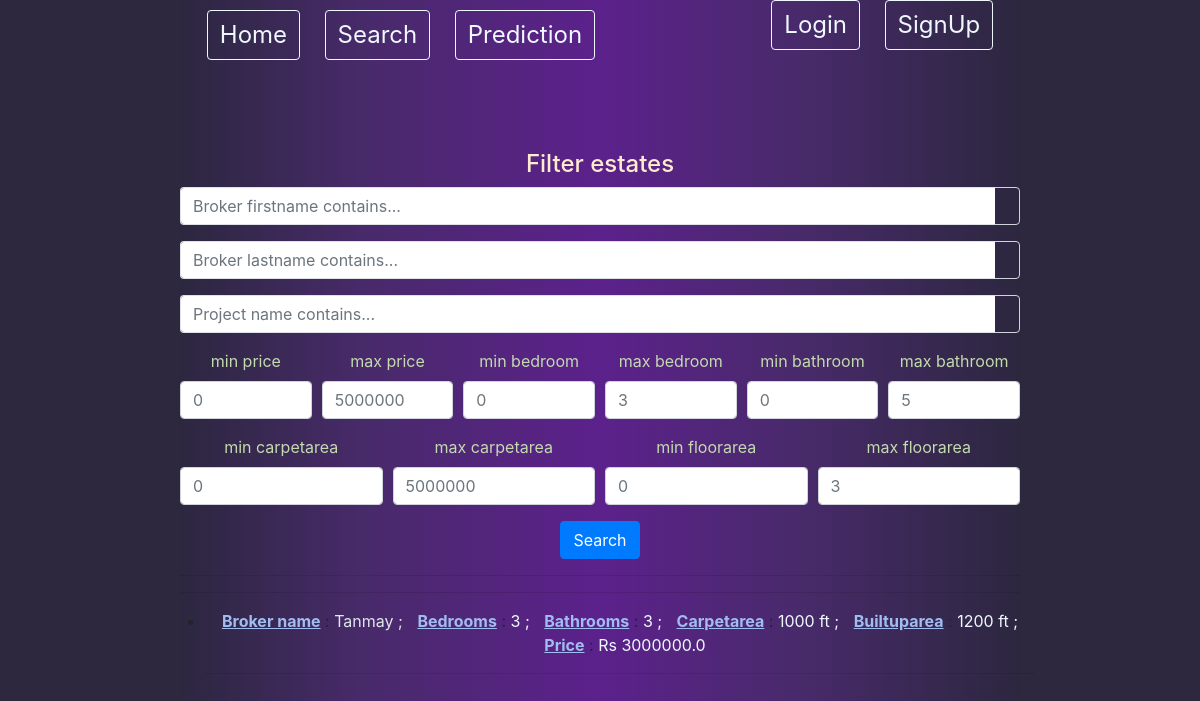
/search/, run on an earlier commit of the app's database.
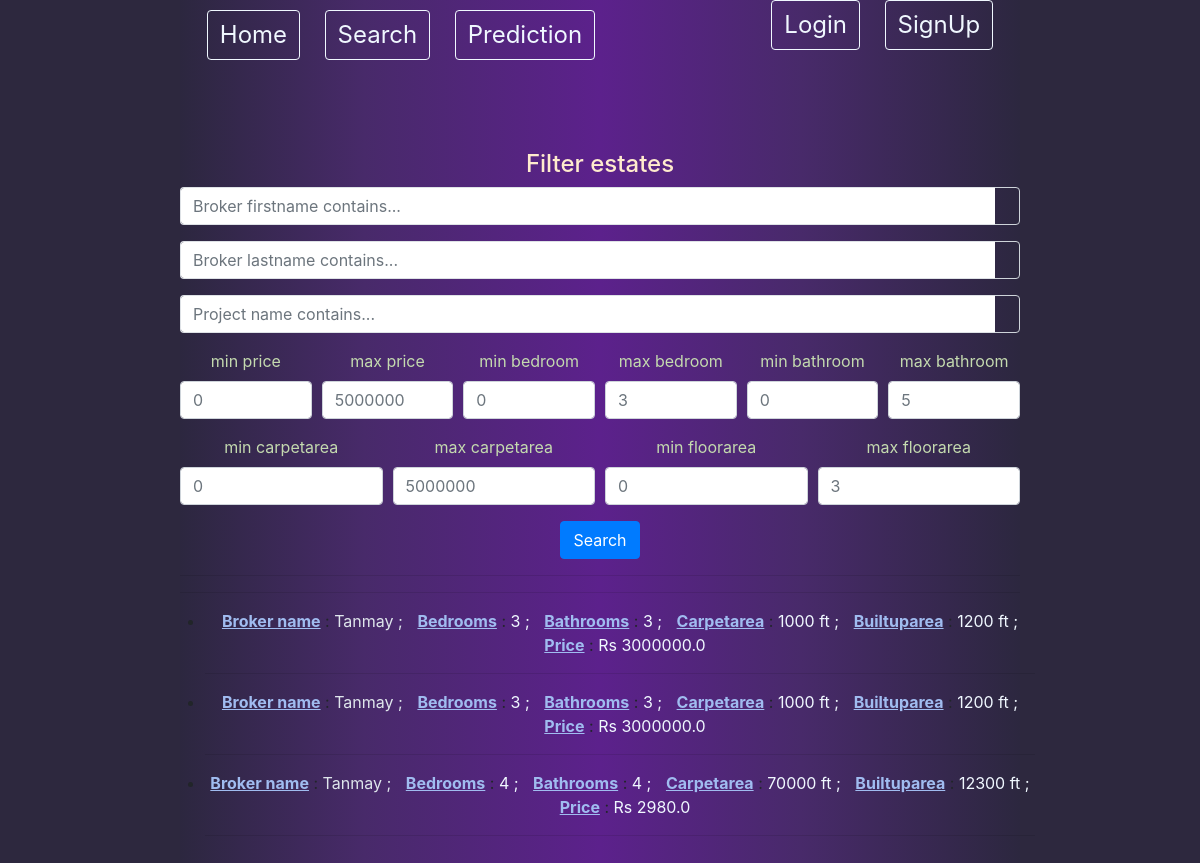
And on a later commit of the database.
### BrokerUI/models.py (models this page shows, shortened)
class Estate(models.Model):
    choices_furnished = [('yes','yes'),('no','no'),('semi','semi')]
    choices_construction = [('under_construction','under_construction'),('launched','launched'),('ready_to_move','ready to move')]
    type_choices=[('apartments','apartments'),('sale-floors','sale-floors'),('houses','houses')]
    broker = models.ForeignKey(Profile,on_delete=models.CASCADE)
    lat = models.FloatField()
    lon = models.FloatField()
    price = models.FloatField()
    bedroom = models.PositiveIntegerField()
    bathroom = models.PositiveIntegerField()
    carpetarea = models.IntegerField()
    builtuparea = models.IntegerField()
    project = models.CharField(max_length=400,default='can\'t say')
    furnished= models.CharField(max_length=10,choices=choices_furnished,default='can\'t say')
    construction_status = models.CharField(max_length=50,choices=choices_construction,default='can\'t say')
    sublocality = models.CharField(max_length=100,default='can\'t say')
    type=models.CharField(max_length=100,default='can\'t say', choices = type_choices)

class Profile(models.Model):
    user_types = (
        ('S', 'Seller'),
        ('C', 'Customer'),
        ('B', 'Broker'))
    user = models.OneToOneField(User, on_delete = models.CASCADE)
    phone_number = models.CharField(max_length=10)
    type = models.CharField(max_length = 1, choices = user_types)

### BrokerUI/views.py (the view)
# urls.py: path('search/',views.query,name='query'),
def query(request):
    qs = Estate.objects.all()
    broker_firstname_query = request.GET.get('broker_firstname_contains')
    broker_lastname_query = request.GET.get('broker_lastname_contains')
    project_name_query = request.GET.get('project')
    min_price_query,max_price_query,min_bedroom,max_bedroom,min_bathroom,max_bathroom,min_carpetarea,max_carpetarea,min_floorarea,max_floorarea = request.GET.get('min_price'),request.GET.get('max_price'),request.GET.get('min_bedroom'),request.GET.get('max_bedroom'),request.GET.get('min_bathroom'),request.GET.get('max_bathroom'),request.GET.get('min_carpetarea'),request.GET.get('max_carpetarea'),request.GET.get('min_floorarea'),request.GET.get('max_floorarea')
    if broker_firstname_query !='' and broker_firstname_query is not None:
        qs = qs.filter(broker__user__first_name__icontains=broker_firstname_query)
    if broker_lastname_query !='' and broker_lastname_query is not None:
        qs = qs.filter(broker__user__last_name__icontains=broker_lastname_query)
    if min_price_query != '' and min_price_query is not None:
        qs = qs.filter(price__gte = float(min_price_query))
    if max_price_query != '' and max_price_query is not None:
        qs = qs.filter(price__lte = float(max_price_query))
    if min_bedroom != '' and min_bedroom is not None:
        qs = qs.filter(bedroom__gte = float(min_bedroom))
    if max_bedroom != '' and max_bedroom is not None:
        qs = qs.filter(bedroom__lte = float(max_bedroom))
    if min_bathroom != '' and min_bathroom is not None:
        qs = qs.filter(bathroom__gte = float(min_bathroom))
    if max_bathroom != '' and max_bathroom is not None:
        qs = qs.filter(bathroom__lte = float(max_bathroom))
    if min_carpetarea != '' and min_carpetarea is not None:
        qs = qs.filter(carpetarea__gte=float(min_carpetarea))
    if max_carpetarea != '' and max_carpetarea is not None:
        qs = qs.filter(carpetarea__lte=float(max_carpetarea))
    if min_floorarea != '' and min_floorarea is not None:
        qs = qs.filter(builtuparea__gte=float(min_floorarea))
    if max_floorarea != '' and max_floorarea is not None:
        qs = qs.filter(builtuparea__lte=float(max_floorarea))
    context={
        'queryset':qs
    }
    return render(request,'BrokerUI/query.html',context)

### BrokerUI/templates/BrokerUI/query.html (shortened to what this page needs)
{% extends 'BrokerUI/estate_list.html' %}
{% block content%}
    <h4 style="color: blanchedalmond;">Filter estates</h4>
    <form method="GET">
        <div class="form-row">
            <div class="form-group col-12">
                <div class="input-group">
                    <input class="form-control py-2 border-right-0 border" type="search" name="broker_firstname_contains" placeholder="Broker firstname contains...">
                    <span class="input-group-append">
                        <div class="input-group-text bg-transparent">
                        </div>
                    </span>
                </div>
            </div>
        </div>
        <div class="form-row">
            <div class="form-group col-12">
                <div class="input-group">
                    <input class="form-control py-2 border-right-0 border" type="search" name="broker_lastname_contains" placeholder="Broker lastname contains...">
                    <span class="input-group-append">
                        <div class="input-group-text bg-transparent">
                        </div>
                    </span>
                </div>
            </div>
        </div>
        <div class="form-row">
            <div class="form-group col-12">
                <div class="input-group">
                    <input class="form-control py-2 border-right-0 border" type="search" name="project" placeholder="Project name contains...">
                    <span class="input-group-append">
                        <div class="input-group-text bg-transparent">
                        </div>
                    </span>
                </div>
            </div>
        </div>
        <div class="form-row">
          <div class="form-group col-md-2 col-lg-2">
            <label for="inputEmail4"><span style="color: rgb(196, 218, 175);">min price</span></label>
            <input type="number" class="form-control" name="min_price" id="inputEmail4" placeholder="0">
          </div>
          <div class="form-group col-md-2 col-lg-2">
            <label for="inputPassword4"><span style="color: rgb(196, 218, 175);">max price</span></label>
            <input type="number" class="form-control" id="inputPassword4" name="max_price" placeholder="5000000 ">
          </div>
          <div class="form-group col-md-2 col-lg-2">
            <label for="inputPassword4"><span style="color: rgb(196, 218, 175);">min bedroom</span></label>
            <input type="number" class="form-control" id="inputPassword4" name="min_bedroom" placeholder="0">
          </div>
          <div class="form-group col-md-2 col-lg-2">
            <label for="inputPassword4"><span style="color: rgb(196, 218, 175);">max bedroom</span></label>
            <input type="number" class="form-control" id="inputPassword4" name="max_bedroom" placeholder="3">
          </div>
          <div class="form-group col-md-2 col-lg-2">
            <label for="inputPassword4"><span style="color: rgb(196, 218, 175);">min bathroom</span></label>
            <input type="number" class="form-control" id="inputPassword4" name="min_bathroom" placeholder="0">
          </div>
          <div class="form-group col-md-2 col-lg-2">
            <label for="inputPassword4"><span style="color: rgb(196, 218, 175);">max bathroom</span></label>
            <input type="number" class="form-control" id="inputPassword4" name="max_bathroom" placeholder="5">
          </div>
        </div>
        <div class="form-row">
            <div class="form-group col-md-3 col-lg-3">
              <label for="inputEmail4"><span style="color: rgb(196, 218, 175);">min carpetarea</span></label>
              <input type="number" class="form-control" id="inputEmail4" name="min_carpetarea" placeholder="0">
            </div>
            <div class="form-group col-md-3 col-lg-3">
              <label for="inputPassword4"><span style="color: rgb(196, 218, 175);">max carpetarea</span></label>
              <input type="number" class="form-control" id="inputPassword4" name="max_carpetarea" placeholder="5000000 ">
            </div>
            <div class="form-group col-md-3 col-lg-3">
              <label for="inputPassword4"><span style="color: rgb(196, 218, 175);">min floorarea</span></label>
              <input type="number" class="form-control" id="inputPassword4" name="min_floorarea" placeholder="0">
            </div>
            <div class="form-group col-md-3 col-lg-3">
              <label for="inputPassword4"><span style="color: rgb(196, 218, 175);">max floorarea</span></label>
              <input type="number" class="form-control" id="inputPassword4" name="max_floorarea" placeholder="3">
            </div>
        </div>
        <button type="submit" class="btn btn-primary">Search</button>
      </form>
    <hr><hr>
    <div class="row">
        <ul>
    {% for estate in queryset %}
        <li class="centre-align">
            <span style="color: rgb(160, 188, 240); font-weight: bold; text-decoration: underline;">  Broker name</span> : <span style="color: rgb(223, 230, 236);">{{estate.broker.user.first_name}} {{broker.user.last_name}} ; </span>
            <span style="color: rgb(160, 188, 240); font-weight: bold;margin-left: 10px; text-decoration: underline;">  Bedrooms</span> : <span style="color: aliceblue;">{{estate.bedroom}} ; </span>
            <span style="color: rgb(160, 188, 240); font-weight: bold;margin-left: 10px; text-decoration: underline;">  Bathrooms</span> : <span style="color: aliceblue;">{{estate.bathroom}} ; </span>
            <span style="color: rgb(160, 188, 240); font-weight: bold;margin-left: 10px; text-decoration: underline;">  Carpetarea</span> : <span style="color: aliceblue;">{{estate.carpetarea}} ft ; </span>
            <span style="color: rgb(160, 188, 240); font-weight: bold;margin-left: 10px; text-decoration: underline;">  Builtuparea</span> : <span style="color: aliceblue;">{{estate.builtuparea}} ft ; </span>
            <span style="color: rgb(160, 188, 240); font-weight: bold;margin-left: 10px; text-decoration: underline;">  Price</span> : <span style="color: aliceblue;">Rs {{estate.price}}</span>
        </li><hr>
    {% endfor %}
        </ul>
    </div>
{% endblock %}

### BrokerUI/templates/BrokerUI/estate_list.html (shortened to what this page needs)
{% load static %}
<!DOCTYPE html>
<html lang="en">
<head>
    <link rel="stylesheet" href="https://stackpath.bootstrapcdn.com/bootstrap/4.5.0/css/bootstrap.min.css">
    <link rel="stylesheet" type="text/css" href="{% static 'BrokerUI/style.css' %}">
</head>
<body>
<div class='middle-container bg'>
        <nav class="nav-bg height">
            <div class='top-left'>
                <a href="{% url 'home' %}" >
                    <button class="btn btn-outline top-margin bigger-font" type="button">Home</button>
                </a>
                <a href="{% url 'query' %}" >
                    <button class="btn btn-outline top-margin bigger-font" type="button">Search</button>
                </a>
                <a href="{% url 'predform' %}" >
                    <button class="btn btn-outline top-margin bigger-font" type="button">Prediction</button>
                </a>
            </div>
            <div class='top-right' style="float:right;">
                {% if user.is_authenticated%}
                    <h3 class="float-right font-color">Welcome {{user.first_name}}</h3>
                    <h5 right-align> <a href="{% url 'logout' %}">Logout</a></h5>
                {% else %}
                    <a href="{% url 'login' %}">
                        <button class="btn btn-outline bigger-font" type="button">Login</button>
                    </a>
                    <a href="{% url 'new_user' %}">
                        <button class="btn btn-outline bigger-font right-align" type="button">SignUp</button>
                    </a>
                {% endif%}
            </div>
        </nav>
    <div class='empty'></div>
    {% block content%}{% endblock %}
</div>
</body>
</html>

### static/BrokerUI/style.css (style rules this page uses)
html { height: 100%; margin: 0px; padding: 0px; position: relative; color: #ffffff; }
body { background-color: #2D283E ; height: 100%; text-align: center; }
.bg { background: rgba(44,39,63,1); background: -moz-linear-gradient(left, rgba(44,39,63,1) 0%, rgba(72,42,106,1) 22%, rgba(92,33,140,1) 50%, rgba(72,42,106,1) 74%, rgba(44,39,63,1) 100%); background: -webkit-gradient(left top, right top, color-stop(0%, rgba(44,39,63,1)), color-stop(22%, rgba(72,42,106,1)), color-stop(50%, rgba(92,33,140,1)), color-stop(74%, rgba(72,42,106,1)), color-stop(100%, rgba(44,39,63,1))); background: -webkit-linear-gradient(left, rgba(44,39,63,1) 0%, rgba(72,42,106,1) 22%, rgba(92,33,140,1) 50%, rgba(72,42,106,1) 74%, rgba(44,39,63,1) 100%); background: -o-linear-gradient(left, rgba(44,39,63,1) 0%, rgba(72,42,106,1) 22%, rgba(92,33,140,1) 50%, rgba(72,42,106,1) 74%, rgba(44,39,63,1) 100%); background: -ms-linear-gradient(left, rgba(44,39,63,1) 0%, rgba(72,42,106,1) 22%, rgba(92,33,140,1) 50%, rgba(72,42,106,1) 74%, rgba(44,39,63,1) 100%); background: linear-gradient(to right, rgba(44,39,63,1) 0%, rgba(72,42,106,1) 22%, rgba(92,33,140,1) 50%, rgba(72,42,106,1) 74%, rgba(44,39,63,1) 100%); filter: progid:DXImageTransform.Microsoft.gradient( startColorstr='#2c273f', endColorstr='#2c273f', GradientType=1 ); }
.middle-container { min-height: 100%; height: auto !important; height: 600px; margin-left: 15%; margin-right: 15%; }
.btn-outline { color: aliceblue; border-color: aliceblue; margin-left: 10px; margin-right: 10px; }
.top-margin { margin-top: 10px; }
.height { height: 100px; }
.bigger-font { font-size: 1.5rem; }
.top-right { float: right; margin-right: 2%; }
.top-left { float: left; margin-left: 2%; }
.empty { height: 50px; }
.right-align { text-align: right; }
.centre-align { margin-left: auto; margin-right: auto; }
button { background-color: #2d283e; }

What changed in the data, as far as the page shows it:
added Estate: broker.user.first_name "Tanmay", bedroom "3", bathroom "3", carpetarea "1000", builtuparea "1200", price "3000000.0"
added Estate: broker.user.first_name "Tanmay", bedroom "4", bathroom "4", carpetarea "70000", builtuparea "12300", price "2980.0"
